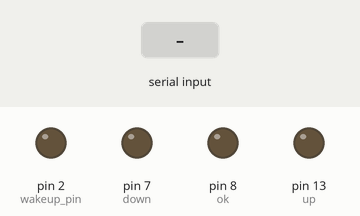
Simulated run of this sketch. Board: Arduino Uno, built with avr-gcc and run on an emulated ATmega328P. On the bench: output pins drawn as LEDs (lit = HIGH). Dashed ring = blinking. The inputs (shaded band) are chosen by the test bench. What the sketch prints to the serial monitor is not drawn.

Above: at 1.3 s.
1.4 s: "in" received over the second serial link
At 4.2 s:
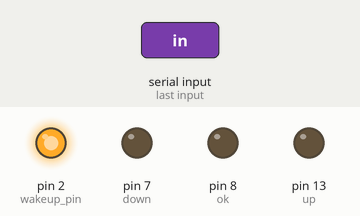
At 25.5 s:
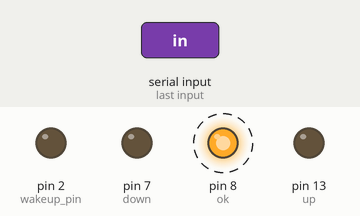
Timing chart, 0 to 27.6 s (numbered marks = the images above; inputs shaded):
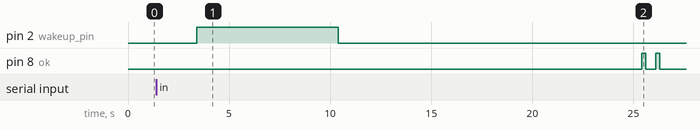

The sketch:

arduino_code.ino.ino
```cpp
#include <MsTimer2.h> // this library needs to be installed from the arduino library manager in the IDE
#include <SoftwareSerial.h>
//Dock: https://docs.arduino.cc/learn/built-in-libraries/software-serial#write

//#constants:
#define confirm_message 101
#define wakeup_phone    11
#define press_ok        "0"
#define press_up        "1"
#define press_down      "3"
#define turn_device_on  "2"

//pins:
SoftwareSerial HM10(4, 3); // Pins: RX = 4 (Purple wire), TX = 3 (Gray wire)
#define  wakeup_pin 2
#define  up         13
#define  ok         8
#define  down       7

void setup() {

  pinMode(wakeup_pin, OUTPUT);            //declare the pin as output (responsible for waking up the device)
  pinMode(up, OUTPUT);                    //declare the pin as output  (responsible for UP button and the arduino Uno onboard Led that is marked as 'L')
  pinMode(ok, OUTPUT);                    //declare the pin as output (responsible for Ok button)
  pinMode(down, OUTPUT);                  //declare the pin as output (responsible for DOWN button)

  //determining the beginning state of all of the outputs:
  digitalWrite (wakeup_pin, LOW);
  digitalWrite (up, LOW);
  digitalWrite (ok, LOW);
  digitalWrite (down, LOW);

  //initialise the serial for the usb
  Serial.begin(9600);                     //initialise serial COM at 9600 baudrate
  Serial.println("HM10 serial started at 9600");
  Serial.println("you can disconnect the usb cable from the Arduino and you are all set up :-)");
  Serial.end();

  //initialise the serial for the Bluetooth module
  HM10.begin(9600); // Sets HM10 the speed (baud rate) for the serial communication
  HM10.setTimeout(2000); // 2 seconds until serial stop looking for the continuation of the data
  HM10.listen();  // listen the HM10 port

  //every 5 minutes send bluetooth message for the iphone so he could wake up and run its own code
  MsTimer2::set(5 * 60000, remind_phone_to_work); // 5s period, send one bit
  MsTimer2::start();
}
void remind_phone_to_work(){
  HM10.write(wakeup_phone); // send two bits with 1's in both of them
}

void loop() {
  // Enable SoftwareSerial object to listen
  //HM10.listen();  // listen the HM10 port

  //Get the number of bytes (characters) available for reading from a software serial port. This is data that has already arrived and stored in the serial receive buffer.
  while (HM10.available() > 0) {   // if HM10 sends something then read
    //Return a character that was received on the RX pin of the SoftwareSerial object.
    String data = HM10.readString(); //Serial.readStringUntil('a character that will make the string to stop')
    if(data.startsWith("in")){//injection format
      inject(data.substring(2,data.length()).toInt());
      HM10.write(confirm_message);
    }
    else{
      if (data == press_up) {//press up
        push_button_up();
      }
      else if (data == press_ok) {//press ok
        push_button_ok();
      }
      else if (data == turn_device_on) {//Turn on the device
        wakeup_pin_device();
      }
      else if (data == press_down){
        push_button_down();
      }
    }
    HM10.flush();
  }
}
void inject(int amount){
  if (amount <= 50){
    wakeup_pin_device();
    delay(15000);//assuming there is low buttery alert(which takes screen time)
    push_button_ok(); delay(500); push_button_ok();
    delay(15000); //wait for the device to connect to the insulin pump
    for(int i = 0; i < amount; i++){
      push_button_up();
      delay(500);
    }
    push_button_ok(); delay(500); push_button_ok();
    delay(15000); //wait for the device to connect to the insulin pump
    push_button_ok(); //come back to the main menu
    delay(500);
    wakeup_pin_device();
  }
}

void push_button_up(){
  push_button(up, 200);
}

void push_button_ok(){
  push_button(ok, 200);
}
void push_button_down(){
  push_button(down, 200);
}

void wakeup_pin_device(){
  push_button(wakeup_pin, 7000);
}
//press-time is how much time the button is pressed in seconds!!
void push_button(int pin, int mil_presstime){ // 1000 milsec = 1 sec
  digitalWrite (pin, HIGH);
  delay(mil_presstime);
  digitalWrite (pin, LOW);
}
```

Measured:
- after the input at 1.4 s, pin 2 (wakeup_pin): LOW → HIGH after 2.0 s, → LOW 7.0 s later; pin 8 (ok): alternates HIGH for 0.20 s and LOW for 0.50 s, 4 changes in all, then stays LOW, starting after 24.0 s
